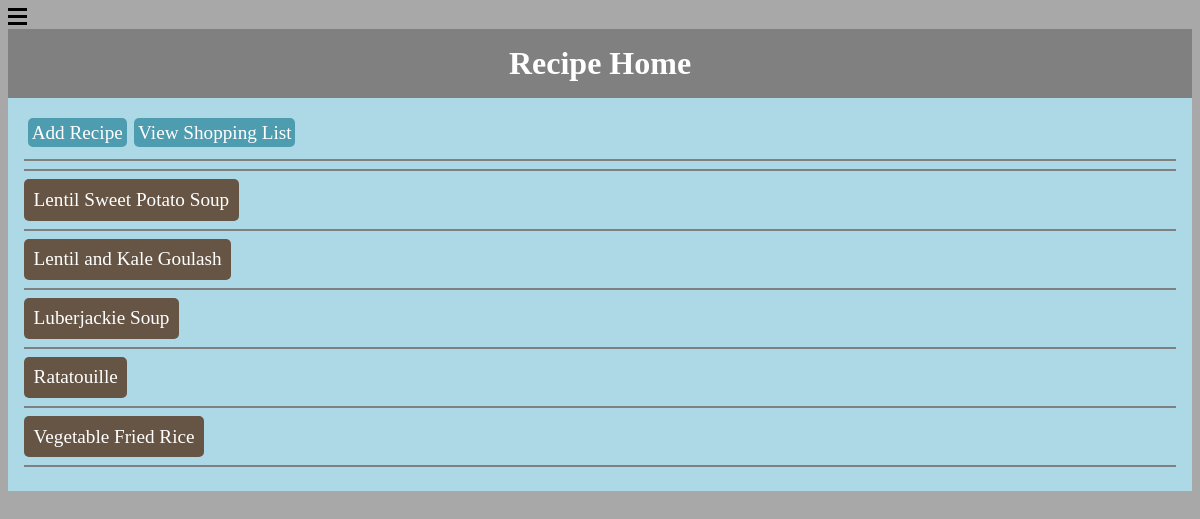
/menu/, run on an earlier commit of the app's database.
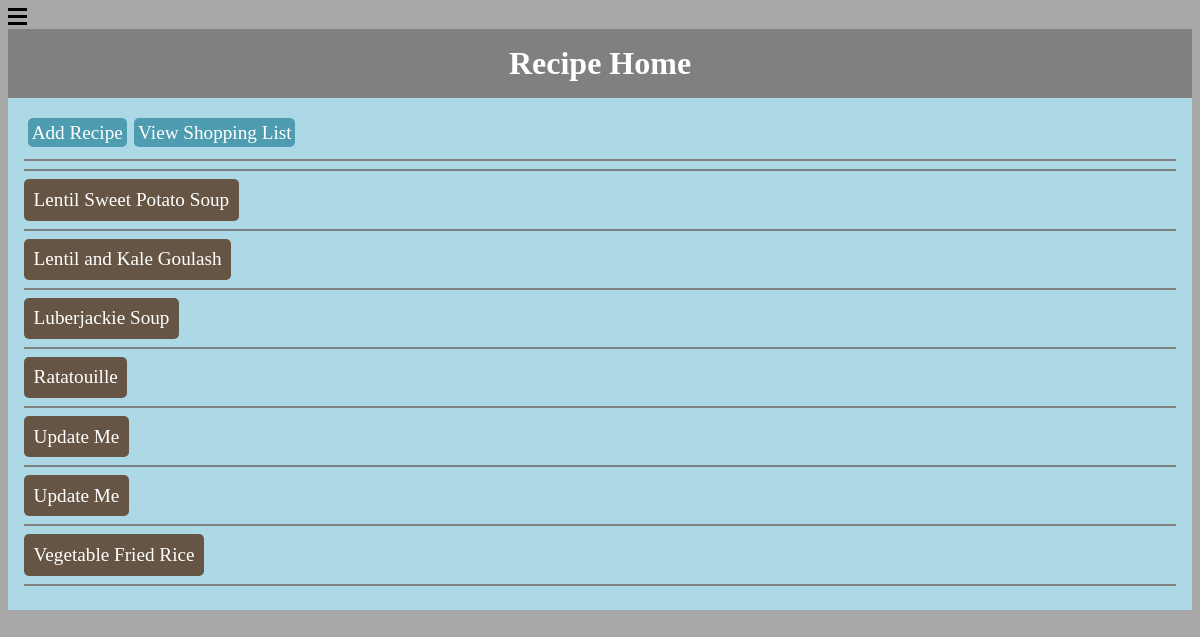
And on a later commit of the database.
### menu/models.py (models this page shows, shortened)
class Recipe(models.Model):
    id = models.AutoField(primary_key=True)
    name = models.CharField(max_length=80)
    prepMethod = models.CharField(max_length=30, null=True, blank=True)
    temperature = models.CharField(max_length=10, null=True, blank=True)
    directions = models.TextField(null=True)
    source = models.CharField(max_length=1000, null=True, blank=True)
    servings = models.IntegerField(null=True, blank=True)
    prepTime = models.IntegerField(null=True, blank=True)
    cookTime = models.IntegerField(null=True, blank=True)
    enabled = models.IntegerField(default=1)
    class Meta:
        ordering = ('name', )

### menu/views.py (the view)
class Index(generic.ListView):
    model = Recipe
    template_name = 'menu/index.html'
    def get_queryset(self):
        return Recipe.objects.filter(enabled=1)

### menu/templates/menu/index.html
{% load staticfiles %}
{% load menu_extras %}
{% include "menu/hamburgermenu.html" %}
{% include "menu/stylesheets.html" %}
<div id="title">
    Recipe Home
</div>
<div id="content">
    <div>
        <a class="button" id="nav" href="{% url 'menu:addrecipe' %}">Add Recipe</a>
        <a class="button" id="nav" href="{% url 'menu:shoppinglist' %}">View Shopping List</a>
    </div><div style="clear:both"></div>
    <hr noshade><hr noshade>
    {% for recipe in recipe_list %}
        <a class="button" id="recipe" href = "{% url 'menu:recipedetails' recipe.id %}">{{ recipe.name }}</a>
        <hr noshade>
    {% endfor %}
</div>

What changed in the data, as far as the page shows it:
added Recipe: name "Update Me"
added Recipe: name "Update Me"
